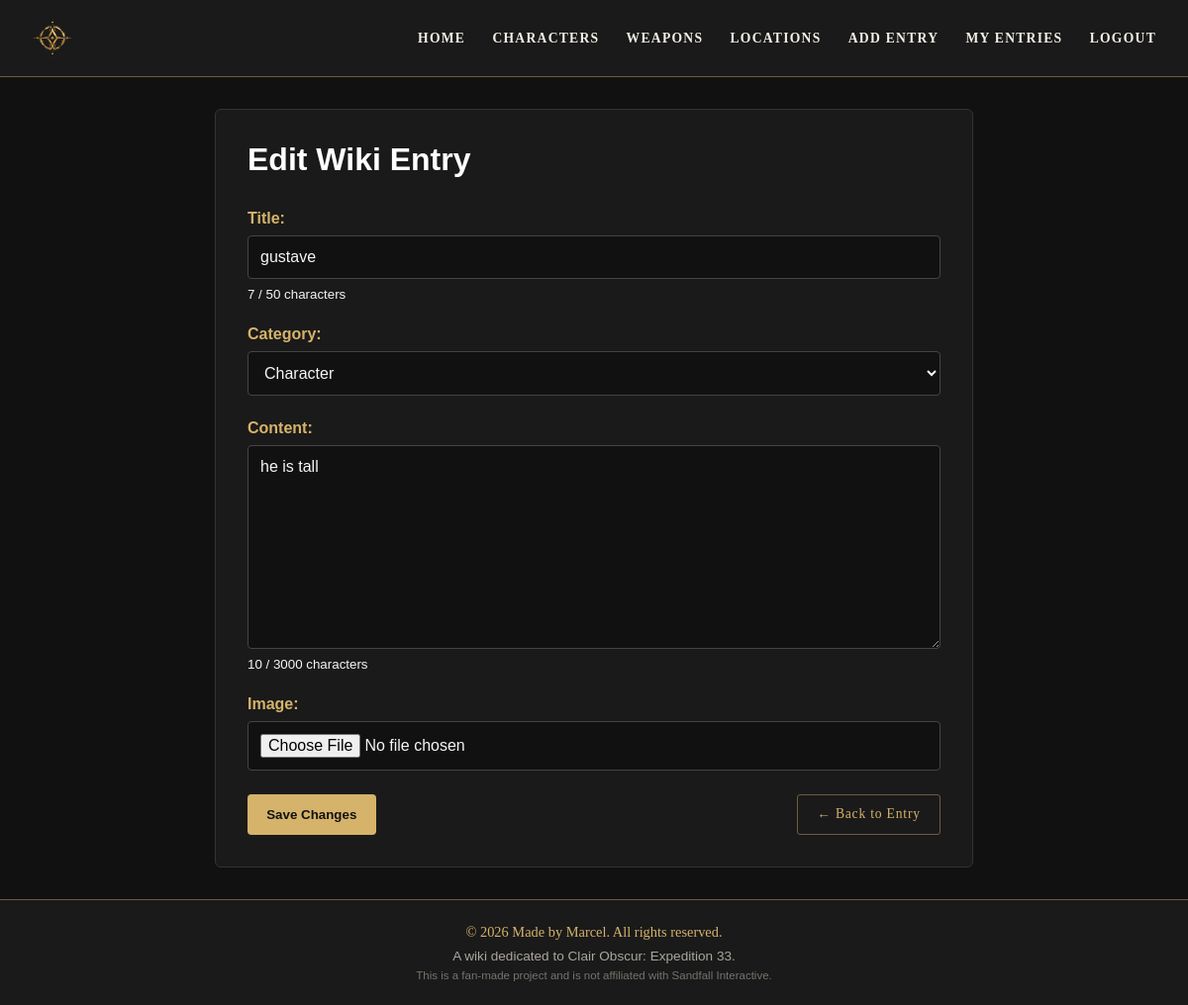
The app's page /wiki/1/edit/ (signed in) with its own data.
### wiki/models.py (models this page shows, shortened)
class WikiEntry(models.Model):
    title = models.CharField(max_length=60)
    category = models.CharField(
        max_length=20,
        choices=[
            ('character', 'Character'),
            ('weapon', 'Weapon'),
            ('location', 'Location'),
        ]
    )
    author = models.ForeignKey(
        User,
        on_delete=models.CASCADE,
        related_name='wiki_entries',
    )
    content = models.TextField(max_length=3000)
    image = models.ImageField(
        upload_to='wiki_images/',
        blank=True,
        null=True
    )
    created_on = models.DateTimeField(auto_now_add=True)
    updated_on = models.DateTimeField(auto_now=True)

### wiki/views.py (the view, shortened to what this page needs)
# urls.py: path('<int:pk>/edit/', views.WikiUpdate.as_view(), name='wiki_edit'),
class WikiUpdate(LoginRequiredMixin, UpdateView):
    model = WikiEntry
    form_class = WikiEntryForm
    template_name = 'wiki/wiki_edit.html'
    def get_queryset(self):
        if self.request.user.is_staff:
            return WikiEntry.objects.all()
        return WikiEntry.objects.filter(author=self.request.user)

### wiki/forms.py (shortened to what this page needs)
class WikiEntryForm(forms.ModelForm):
    class Meta:
        model = WikiEntry
        fields = ['title', 'category', 'content', 'image']
        widgets = {
            'title': forms.TextInput(attrs={
                'id': 'wiki-title',
            }),
            'content': forms.Textarea(attrs={
                'id': 'wiki-content',
            }),
            'image': forms.FileInput(),
        }

### wiki/templates/wiki/wiki_edit.html (shortened to what this page needs)
{% extends "base.html" %}
{% block content %}
<div class="container form-page">
    <div class="form-card">
        <h1>Edit Wiki Entry</h1>
        <form method="post" enctype="multipart/form-data" class="wiki-form">
            {{ form.as_p }}
            <div class="form-actions">
                <button type="submit" class="form-submit">
                    Save Changes
                </button>
                <a href="{% url 'wiki_detail' object.pk %}" class="back-button">
                    ← Back to Entry
                </a>
            </div>
        </form>
    </div>
</div>
{% endblock %}

### static/css/style.css (style rules this page uses)
html { min-height: 100%; }
body { margin: 0; min-height: 100vh; display: flex; flex-direction: column; background-color: #111111; color: #f5f5f5; font-family: Arial, sans-serif; }
.container { width: min(1100px, 90%); margin: 2rem auto; }
h1, h2, h3 { color: #ffffff; }
a { color: #d6b36a; }
.back-button { display: inline-block; margin-top: 0; padding: 0.7rem 1.2rem; border: 1px solid #6f5b3e; border-radius: 3px; color: #d6b36a; font-family: Georgia, "Times New Roman", serif; font-size: 0.85rem; letter-spacing: 0.05rem; text-decoration: none; transition: all 0.2s ease; }
.form-card { max-width: 700px; margin: 0 auto; background-color: #1a1a1a; border: 1px solid #333333; border-radius: 6px; padding: 2rem; }
.form-card h1 { margin-top: 0; margin-bottom: 2rem; }
.form-actions { display: flex; justify-content: space-between; align-items: center; gap: 1rem; }
.wiki-form p { display: flex; flex-direction: column; gap: 0.5rem; margin-bottom: 1.5rem; }
.wiki-form label { font-weight: bold; color: #d6b36a; }
.wiki-form input, .wiki-form select, .wiki-form textarea { background-color: #111111; color: #f5f5f5; border: 1px solid #444444; border-radius: 4px; padding: 0.75rem; font: inherit; }
.wiki-form textarea { min-height: 180px; resize: vertical; }
.form-submit { background-color: #d6b36a; color: #111111; border: none; border-radius: 4px; padding: 0.8rem 1.2rem; font-weight: bold; cursor: pointer; }

### records on screen
WikiEntry: title "gustave", category "Character", content "he is tall"
